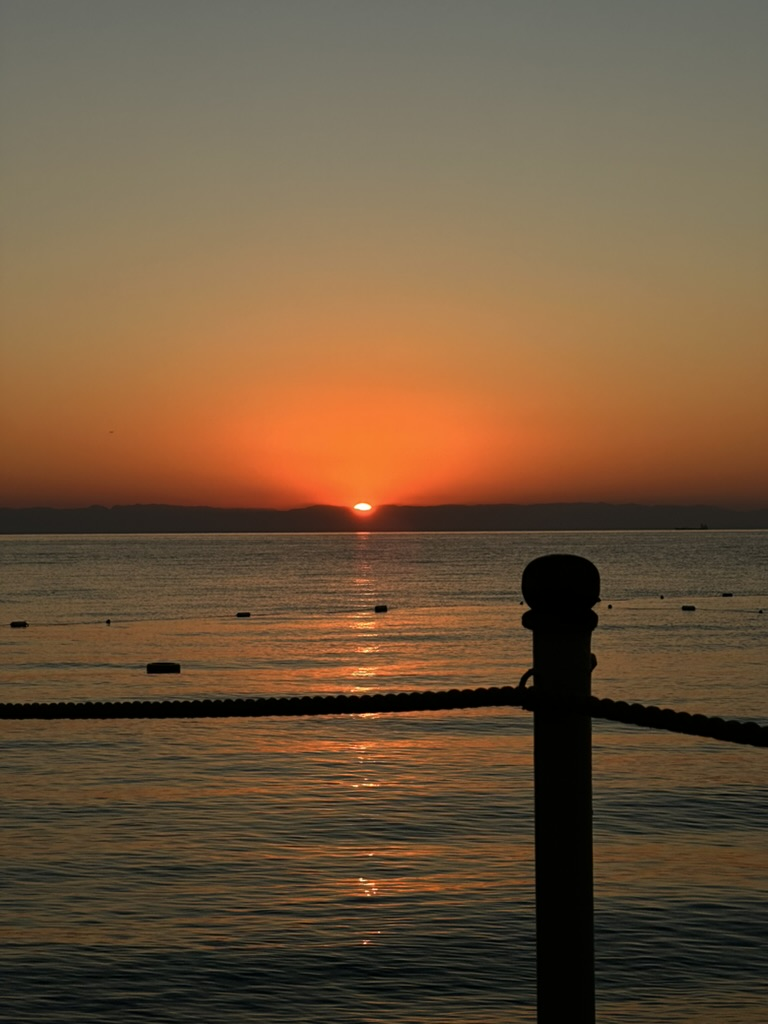
#> input picture 001.jpeg, 768 x 1024 px; its folder holds only this picture in this run; the run also reads 1 picture not shown here
$ python changeImage.py
#> lines starting #> are read from the running program, lines starting #| are printed output that depends on the picture
#!/usr/bin/env python3

import os
from PIL import Image

def list_images_in_directory(directory):
#> called with directory = './'
    image_files = []

    # Iterate through the contents of the directory
    for filename in os.listdir(directory):
        # Construct full file path
        file_path = os.path.join(directory, filename)

        # Check if the path is a file
        if os.path.isfile(file_path):
            try:
                # Attempt to open the file as an image
                with Image.open(file_path) as img:
                    # Convert image to a mode suitable for JPEG if necessary
#> img is the input picture: PIL image 768x1024 RGB; mean R, G, B 110.5, 85.4, 59.8
                    if img.mode not in ("RGB", "L"):  # JPEG doesn't support 'LA', 'RGBA', etc.
                        img = img.convert("RGB")

                    # If successful, append to the list
                    image_files.append(filename)
            except (IOError, SyntaxError):
                # If an error occurs (not an image or corrupt file), skip it
                continue

    return image_files

# Change the images path
directory_path = './'
image_list = list_images_in_directory(directory_path)
#> image_list = ['001.jpeg']

print("Image files found in the directory:")
for image in image_list:
    image_path = os.path.join(directory_path, image)
    with Image.open(image_path) as img:
        img.resize((600,400)).save(image_path.rstrip(".tiff") + ".jpeg", "JPEG")
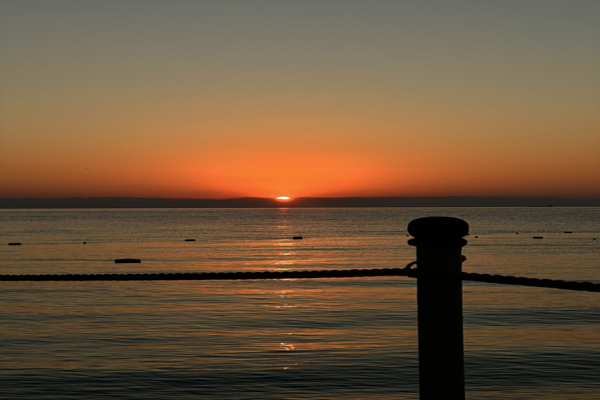
#> saved as 001.jpeg.jpeg: PIL image 600x400 RGB; mean R, G, B 110.5, 85.5, 59.8
